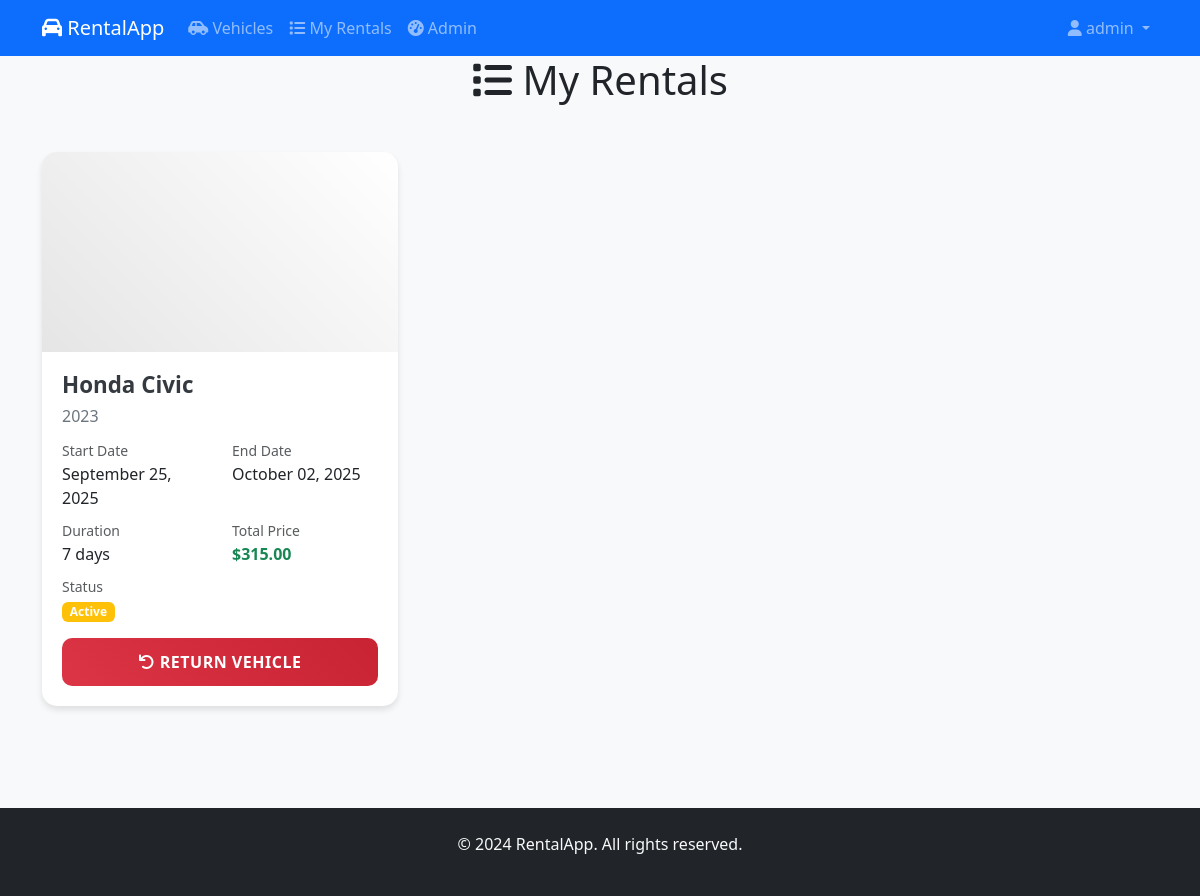
/my-rentals (signed in), run on the app's committed database.
### app.py (models this page shows, shortened)
class User(UserMixin, db.Model):
    id = db.Column(db.Integer, primary_key=True)
    username = db.Column(db.String(80), unique=True, nullable=False)
    email = db.Column(db.String(120), unique=True, nullable=False)
    phone = db.Column(db.String(20), nullable=False)
    password_hash = db.Column(db.String(120), nullable=False)
    is_admin = db.Column(db.Boolean, default=False)
    created_at = db.Column(db.DateTime, default=datetime.utcnow)

class Rental(db.Model):
    id = db.Column(db.Integer, primary_key=True)
    user_id = db.Column(db.Integer, db.ForeignKey('user.id'), nullable=False)
    vehicle_id = db.Column(db.Integer, db.ForeignKey('vehicle.id'), nullable=False)
    start_date = db.Column(db.Date, nullable=False)
    end_date = db.Column(db.Date, nullable=False)
    total_price = db.Column(db.Float, nullable=False)
    is_returned = db.Column(db.Boolean, default=False)
    created_at = db.Column(db.DateTime, default=datetime.utcnow)
    user = db.relationship('User', backref='rentals')
    vehicle = db.relationship('Vehicle', backref='rentals')

class Vehicle(db.Model):
    id = db.Column(db.Integer, primary_key=True)
    name = db.Column(db.String(100), nullable=False)
    model = db.Column(db.String(100), nullable=False)
    vehicle_type = db.Column(db.String(20), nullable=False)  # 'car' or 'bike'
    mileage = db.Column(db.String(50), nullable=False)
    price_per_day = db.Column(db.Float, nullable=False)
    image_url = db.Column(db.String(200), nullable=False)
    is_available = db.Column(db.Boolean, default=True)
    created_at = db.Column(db.DateTime, default=datetime.utcnow)

### app.py (the view)
@app.route('/my-rentals')
@login_required
def my_rentals():
    rentals = Rental.query.filter_by(user_id=current_user.id, is_returned=False).all()
    return render_template('my_rentals.html', rentals=rentals)

### app.py (called while the page is built)
@login_manager.user_loader
def load_user(user_id):
    return User.query.get(int(user_id))

### templates/my_rentals.html (shortened to what this page needs)
{% extends "base.html" %}
{% block content %}
<div class="container">
    <div class="row">
        <div class="col-12">
            <h1 class="text-center mb-5">
                <i class="fas fa-list"></i> My Rentals
            </h1>
        </div>
    </div>
    {% if rentals %}
    <div class="row">
        {% for rental in rentals %}
        <div class="col-md-6 col-lg-4 mb-4">
            <div class="vehicle-card">
                <div class="vehicle-image" style="background-image: url('{{ rental.vehicle.image_url }}')"></div>
                <div class="vehicle-info">
                    <h5 class="vehicle-name">{{ rental.vehicle.name }}</h5>
                    <p class="vehicle-model">{{ rental.vehicle.model }}</p>
                    <div class="rental-details">
                        <div class="row mb-2">
                            <div class="col-6">
                                <small class="text-muted">Start Date</small>
                                <div>{{ rental.start_date.strftime('%B %d, %Y') }}</div>
                            </div>
                            <div class="col-6">
                                <small class="text-muted">End Date</small>
                                <div>{{ rental.end_date.strftime('%B %d, %Y') }}</div>
                            </div>
                        </div>
                        <div class="row mb-2">
                            <div class="col-6">
                                <small class="text-muted">Duration</small>
                                <div>{{ (rental.end_date - rental.start_date).days }} days</div>
                            </div>
                            <div class="col-6">
                                <small class="text-muted">Total Price</small>
                                <div class="fw-bold text-success">${{ "%.2f"|format(rental.total_price) }}</div>
                            </div>
                        </div>
                        <div class="row mb-3">
                            <div class="col-12">
                                <small class="text-muted">Status</small>
                                <div>
                                    {% if rental.is_returned %}
                                        <span class="badge bg-success">Returned</span>
                                    {% else %}
                                        <span class="badge bg-warning">Active</span>
                                    {% endif %}
                                </div>
                            </div>
                        </div>
                    </div>
                    {% if not rental.is_returned %}
                    <div class="d-grid">
                        <a href="{{ url_for('return_vehicle', rental_id=rental.id) }}"
                           class="btn btn-danger"
                           onclick="return confirm('Are you sure you want to return this vehicle?')">
                            <i class="fas fa-undo"></i> Return Vehicle
                        </a>
                    </div>
                    {% endif %}
                </div>
            </div>
        </div>
        {% endfor %}
    </div>
    {% endif %}
</div>
{% endblock %}

### templates/base.html (shortened to what this page needs)
<!DOCTYPE html>
<html lang="en">
<head>
    <link href="https://cdn.jsdelivr.net/npm/bootstrap@5.3.0/dist/css/bootstrap.min.css" rel="stylesheet">
    <link href="https://cdnjs.cloudflare.com/ajax/libs/font-awesome/6.0.0/css/all.min.css" rel="stylesheet">
    <link href="{{ url_for('static', filename='css/style.css') }}" rel="stylesheet">
</head>
<body>
    <nav class="navbar navbar-expand-lg navbar-dark bg-primary">
        <div class="container">
            <a class="navbar-brand" href="{{ url_for('index') }}">
                <i class="fas fa-car"></i> RentalApp
            </a>
            <div class="collapse navbar-collapse" id="navbarNav">
                <ul class="navbar-nav me-auto">
                    {% if current_user.is_authenticated %}
                        <li class="nav-item">
                            <a class="nav-link" href="{{ url_for('vehicle_selection') }}">
                                <i class="fas fa-car-side"></i> Vehicles
                            </a>
                        </li>
                        <li class="nav-item">
                            <a class="nav-link" href="{{ url_for('my_rentals') }}">
                                <i class="fas fa-list"></i> My Rentals
                            </a>
                        </li>
                        {% if current_user.is_admin %}
                        <li class="nav-item">
                            <a class="nav-link" href="{{ url_for('admin_dashboard') }}">
                                <i class="fas fa-tachometer-alt"></i> Admin
                            </a>
                        </li>
                        {% endif %}
                    {% endif %}
                </ul>
                <ul class="navbar-nav">
                    {% if current_user.is_authenticated %}
                        <li class="nav-item dropdown">
                            <a class="nav-link dropdown-toggle" href="#" id="navbarDropdown" role="button" data-bs-toggle="dropdown">
                                <i class="fas fa-user"></i> {{ current_user.username }}
                            </a>
                        </li>
                    {% endif %}
                </ul>
            </div>
        </div>
    </nav>
    <main class="container-fluid">
        {% block content %}{% endblock %}
    </main>
    <footer class="bg-dark text-light py-4 mt-5">
        <div class="container text-center">
            <p>&copy; 2024 RentalApp. All rights reserved.</p>
        </div>
    </footer>
</body>
</html>

### static/css/style.css (style rules this page uses)
:root { --primary-color: #007bff; --secondary-color: #6c757d; --success-color: #28a745; --danger-color: #dc3545; --warning-color: #ffc107; --info-color: #17a2b8; --light-color: #f8f9fa; --dark-color: #343a40; }
body { font-family: 'Segoe UI', Tahoma, Geneva, Verdana, sans-serif; background-color: #f8f9fa; min-height: 100vh; display: flex; flex-direction: column; }
main { flex: 1; }
.vehicle-card { background: white; border-radius: 15px; box-shadow: 0 4px 6px rgba(0, 0, 0, 0.1); transition: all 0.3s ease; margin-bottom: 30px; overflow: hidden; }
.vehicle-image { height: 200px; background-size: cover; background-position: center; position: relative; }
.vehicle-image::after { content: ''; position: absolute; top: 0; left: 0; right: 0; bottom: 0; background: linear-gradient(45deg, rgba(0,0,0,0.1), transparent); }
.vehicle-info { padding: 20px; }
.vehicle-name { font-size: 1.4rem; font-weight: 600; color: var(--dark-color); margin-bottom: 5px; }
.vehicle-model { color: var(--secondary-color); font-size: 1rem; margin-bottom: 10px; }
.btn { border-radius: 10px; padding: 12px 30px; font-weight: 600; text-transform: uppercase; letter-spacing: 0.5px; transition: all 0.3s ease; }
.btn-danger { background: linear-gradient(45deg, var(--danger-color), #c82333); border: none; }

### data on the page
User: username "admin"
Rental: vehicle.name "Honda Civic", vehicle.model "2023", start_date "September 25, 2025", end_date "October 02, 2025", (rental.end_date-rental.start_date).days "7", total_price "315.00", is_returned "Active"
